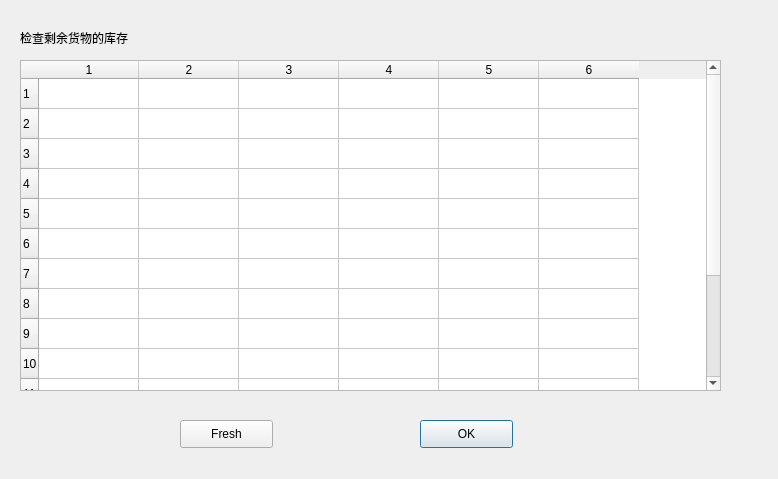
<?xml version="1.0" encoding="UTF-8"?>
<ui version="4.0">
 <class>Dialog</class>
 <widget class="QDialog" name="Dialog">
  <property name="geometry">
   <rect>
    <x>0</x>
    <y>0</y>
    <width>778</width>
    <height>479</height>
   </rect>
  </property>
  <property name="windowTitle">
   <string>Dialog</string>
  </property>
  <widget class="QTableWidget" name="tableWidget">
   <property name="geometry">
    <rect>
     <x>20</x>
     <y>60</y>
     <width>701</width>
     <height>331</height>
    </rect>
   </property>
   <property name="rowCount">
    <number>15</number>
   </property>
   <property name="columnCount">
    <number>6</number>
   </property>
   <row/>
   <row/>
   <row/>
   <row/>
   <row/>
   <row/>
   <row/>
   <row/>
   <row/>
   <row/>
   <row/>
   <row/>
   <row/>
   <row/>
   <row/>
   <column/>
   <column/>
   <column/>
   <column/>
   <column/>
   <column/>
  </widget>
  <widget class="QPushButton" name="pushButton">
   <property name="geometry">
    <rect>
     <x>420</x>
     <y>420</y>
     <width>93</width>
     <height>28</height>
    </rect>
   </property>
   <property name="text">
    <string>OK</string>
   </property>
  </widget>
  <widget class="QLabel" name="label">
   <property name="geometry">
    <rect>
     <x>20</x>
     <y>30</y>
     <width>331</width>
     <height>16</height>
    </rect>
   </property>
   <property name="text">
    <string>检查剩余货物的库存</string>
   </property>
  </widget>
  <widget class="QTableWidget" name="tableWidget_2">
   <property name="geometry">
    <rect>
     <x>20</x>
     <y>60</y>
     <width>701</width>
     <height>331</height>
    </rect>
   </property>
   <property name="rowCount">
    <number>15</number>
   </property>
   <property name="columnCount">
    <number>6</number>
   </property>
   <row/>
   <row/>
   <row/>
   <row/>
   <row/>
   <row/>
   <row/>
   <row/>
   <row/>
   <row/>
   <row/>
   <row/>
   <row/>
   <row/>
   <row/>
   <column/>
   <column/>
   <column/>
   <column/>
   <column/>
   <column/>
  </widget>
  <widget class="QPushButton" name="pushButton_2">
   <property name="geometry">
    <rect>
     <x>180</x>
     <y>420</y>
     <width>93</width>
     <height>28</height>
    </rect>
   </property>
   <property name="text">
    <string>Fresh</string>
   </property>
  </widget>
 </widget>
 <resources/>
 <connections>
  <connection>
   <sender>pushButton</sender>
   <signal>clicked()</signal>
   <receiver>Dialog</receiver>
   <slot>close()</slot>
   <hints>
    <hint type="sourcelabel">
     <x>376</x>
     <y>416</y>
    </hint>
    <hint type="destinationlabel">
     <x>436</x>
     <y>398</y>
    </hint>
   </hints>
  </connection>
 </connections>
</ui>
